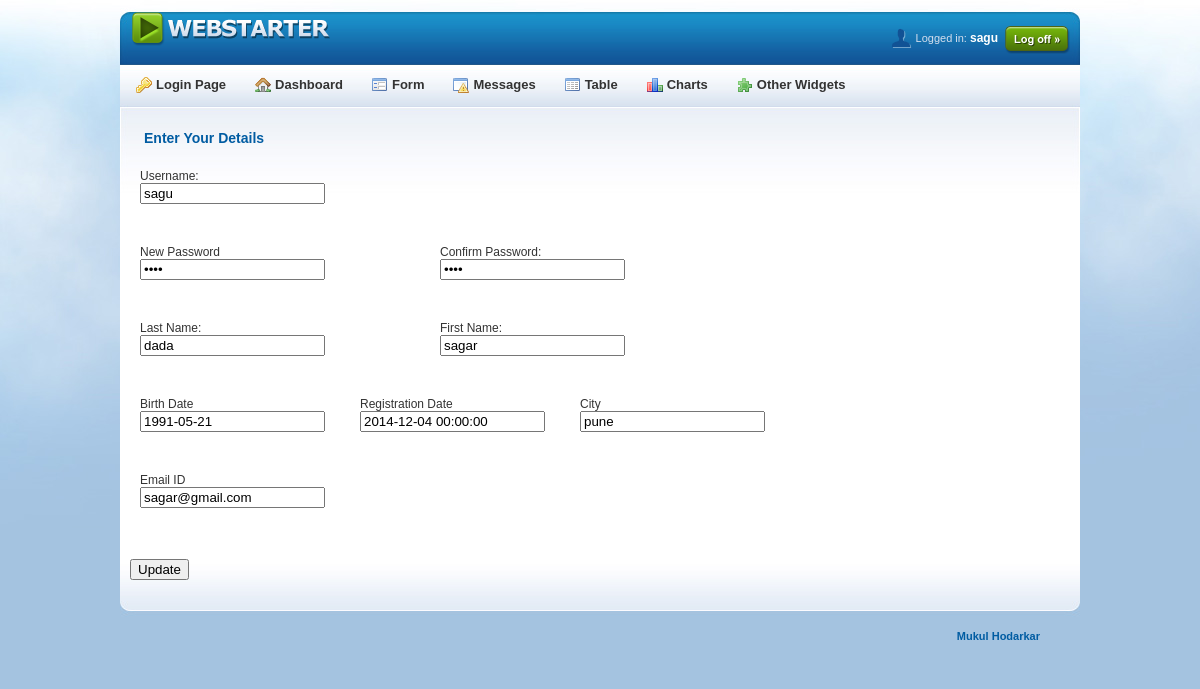
Page /edit_user_old.php (signed in) on the committed database.
### tables this page shows
CREATE TABLE IF NOT EXISTS `user` (
  `Username` varchar(10) NOT NULL,
  `Password` varchar(10) NOT NULL,
  `fName` varchar(20) NOT NULL,
  `lName` varchar(20) NOT NULL,
  `dob` date NOT NULL,
  `city` varchar(10) NOT NULL,
  `emailID` varchar(30) NOT NULL,
  `regDate` datetime NOT NULL,
  `LastLogInTime` datetime DEFAULT NULL,
  PRIMARY KEY (`Username`)
);

### edit_user_old.php (the view, shortened to what this page needs)
<?php
$Username = $_SESSION['s'];
?>
<!DOCTYPE html PUBLIC "-//W3C//DTD XHTML 1.0 Transitional//EN"
	"http://www.w3.org/TR/xhtml1/DTD/xhtml1-transitional.dtd">
<html xmlns="http://www.w3.org/1999/xhtml">
<head>
<link rel="stylesheet" type="text/css" href="./css/webstarter.css" media="screen" />
<link rel="stylesheet" type="text/css" href="./css/jquery-ui-1.8.13.custom.css" />
<link rel="stylesheet" type="text/css" href="./css/superfish.css" />
<link rel="stylesheet" type="text/css" href="./css/jquery.wysiwyg.css" />
<link rel="stylesheet" type="text/css" href="./css/fullcalendar.css" />
<meta charset="UTF-8"></head>
<body>
<div id="bgTop">
	<div id="core">
		<div id="bgBottom">
			<div id="header">
				<div id="logo">
					<a href="./dashboard.html"><img src="./img/ws_logo.png" alt="Dashboard" /></a>
				</div>
				<div id="controls">
					<img src="./img/ws_icon_user.png" alt="User" /> Logged in: <strong><?php echo "$Username"?></strong>
				</div>
				<div id="logOff">
					<a href="logout.php"><img src="./img/ws_logoff.png" alt="Log off" /></a>
				</div>
			</div>
			<div id="menu">
				<ul id="menuUl" class="sf-menu">
					<li><span class="folder"><img src="./img/key.png" align="left" style="padding-right: 4px;" alt="Login Page" /><a href="./login.html">Login Page</a></span></li>
					<li><span class="folder"><img src="./img/house.png" align="left" style="padding-right: 4px;" alt="Dashboard" /><a href="./dashboard.html">Dashboard</a></span></li>
					<li><span class="folder"><img src="./img/application_form.png" align="left" style="padding-right: 4px;" alt="Form" /><a href="./form.html">Form</a></span></li>
					<li><span class="folder"><img src="./img/application_error.png" align="left" style="padding-right: 4px;" alt="Messages" /><a href="./messages.html">Messages</a></span></li>
					<li><span class="folder"><img src="./img/application_view_columns.png" align="left" style="padding-right: 4px;" alt="Table" /><a href="./datagrid.html">Table</a></span></li>
					<li><span class="folder"><img src="./img/chart_bar.png" align="left" style="padding-right: 4px;" alt="Charts" /><a href="./charts.html">Charts</a></span></li>
					<li><span class="folder"><img src="./img/plugin.png" align="left" style="padding-right: 4px;" alt="Other Widgets" /><a href="./others.html">Other Widgets</a></span></li>
				</ul>
			</div>
		<form name="form1" method="post" action="">
			<div id="content">
				<div class="box">
					<h2>Enter Your Details </h2>
					<div>
						<?php
							$servername = "localhost";
							$username = "root";
							$password = "";
							$dbname = "db_proj_1";
							$conn = new mysqli($servername, $username, $password, $dbname);
							$sql = "SELECT * FROM user where username = '".$Username."'";
							$result = $conn->query($sql);
							$row=mysqli_fetch_array($result);
							$Fname = $row["fName"];
							$lName = $row["lName"];
							$dob = $row["dob"];
							$pass = $row["Password"];
							$city = $row["city"];
							$emailID = $row["emailID"];
							$regDate = $row["regDate"];
						?>						<div class="textField3">
							<div>Username:</div>
							<input type="text" name="Username" value= "<?php echo "$Username";?>" readonly />
						</div>
						<div class="textField3">
						</div>
						<div class="textField3">
						</div>
						<div class="textField3">
						<div>New Password</div>
						<input type="password" name="Password" value="<?php echo "$pass";?>" />
						</div>
						<div class="textField3">
						<div>Confirm Password:</div>
						<input type="password" name="password1" value="<?php echo "$pass";?>" />
						</div>
						<div class="textField3">
						</div>
						<div class="textField3">
							<div>Last Name:</div>
							<input type="text" name="lName" value="<?php echo "$lName";?>" />
						</div>
						<div class="textField3">
						<div>First Name:</div>
						<input type="text" name="fName" value="<?php echo "$Fname";?>" />
						</div>
						<div class="textField3">
						</div>
						<div class="textField4">
							<div>Birth Date</div>
							<input type="text" name="date" value="<?php echo "$dob";?>" />
						</div>
						<div class="textField4">
							<div>Registration Date </div>
							<input type="text" name="mon" value="<?php echo "$regDate";?>" readonly />
						</div>
						<div class="textField3">
							<div>City</div>
							<input type="text" name="city" value="<?php echo "$city";?>" />
						</div>
						<div class="textField3">
							<div>Email ID</div>
							<input type="text" name="emailID" value="<?php echo "$emailID";?>" />
						</div>
					</div>
				</div>
				<div class="buttons">
					<input type="submit" name="Submit" value="Update">
				</div>
			</div>
		</form>
			<div id="footer">
				<strong>Mukul Hodarkar</strong>
			</div>
		</div>
	</div>
</div>
</body>
</html>

### css/webstarter.css (style rules this page uses)
body { text-align: center; margin: 0px; padding: 0px; font-family: Arial, Tahoma, Verdana, sans-serif; font-size: 12px; color: #333; background-image: url("../img/ws_bg.jpg"); background-repeat: repeat-x; background-color: #a4c3e0; }
#bgTop { background-image: url("../img/ws_bgTop.jpg"); background-repeat: no-repeat; background-position: top center; }
#bgBottom { background-image: url("../img/ws_bg3.jpg"); background-repeat: no-repeat; background-position: bottom center; }
#core { margin: 0 auto; width: 960px; position: relative; text-align: left; background-image: url("../img/ws_bg2.jpg"); background-repeat: no-repeat; background-position: top center; background-color: white; padding-top: 12px; }
#header { width: 960px; height: 53px; position: relative; }
#header a { font-weight: bold; color: white; text-decoration: none; }
#logo { width: 300px; height: 53px; position: absolute; top: 0px; left: 12px; }
#controls { height: 53px; line-height: 53px; position: absolute; top: 0px; right: 82px; color: #d5dfee; font-size: 11px; }
#controls strong { font-size: 12px; color: white; }
#controls img { vertical-align: middle; padding-bottom: 3px; padding-left: 10px; }
#logOff { position: absolute; top: 14px; right: 10px; }
#menu { width: 946px; height: 34px; line-height: 42px; padding: 0px 12px; font-size: 13px; padding-top: 8px; }
#content { padding: 10px; width: 940px; overflow: hidden; }
#footer { width: 920px; height: 50px; padding-right: 40px; line-height: 50px; text-align: right; font-size: 11px; color: #005ca2; }
.box { margin-bottom: 10px; }
.box h2 { margin: 0px; padding: 0px; height: 52px; line-height: 42px; background-image: url("../img/ws_box_header.png"); background-position: top center; padding: 0px 14px; color: #005ca2; font-weight: bold; font-size: 14px; cursor: pointer; cursor: hand; }
.textField3 { float: left; width: 280px; height: 76px; padding: 0px 10px; }
.textField4 { float: left; width: 200px; height: 76px; padding: 0px 10px; }
.buttons { width: 940px; height: 32px; background-image: url("../img/ws_buttons_bg.png"); background-repeat: no-repeat; background-position: top center; overflow: hidden; padding: 10px 0px; }
img { border: 0px; }
input, textarea { outline: none; }
a { color: #005ca2; text-decotation: underline; }

### css/superfish.css (style rules this page uses)
.sf-menu, .sf-menu * { margin: 0; padding: 0; list-style: none; z-index: 100 !important; }
.sf-menu { line-height: 16px; }
.sf-menu li { float: left; position: relative; padding: 4px; color: #333; font-weight: bold; padding-right: 25px; cursor: pointer; cursor: hand; }
.sf-menu a { position: relative; color: #333; font-weight: bold; cursor: pointer; cursor: hand; }
.sf-menu { float: left; }
.sf-menu a { text-decoration: none; }
.sf-menu a, .sf-menu a:visited { color: #333; }

### rows in the picture
user: lName "dada", fName "sagar", date "1991-05-21", mon "2014-12-04 00:00:00", city "pune", emailID "sagar@gmail.com"

### other values in the picture
$Username "sagu"
